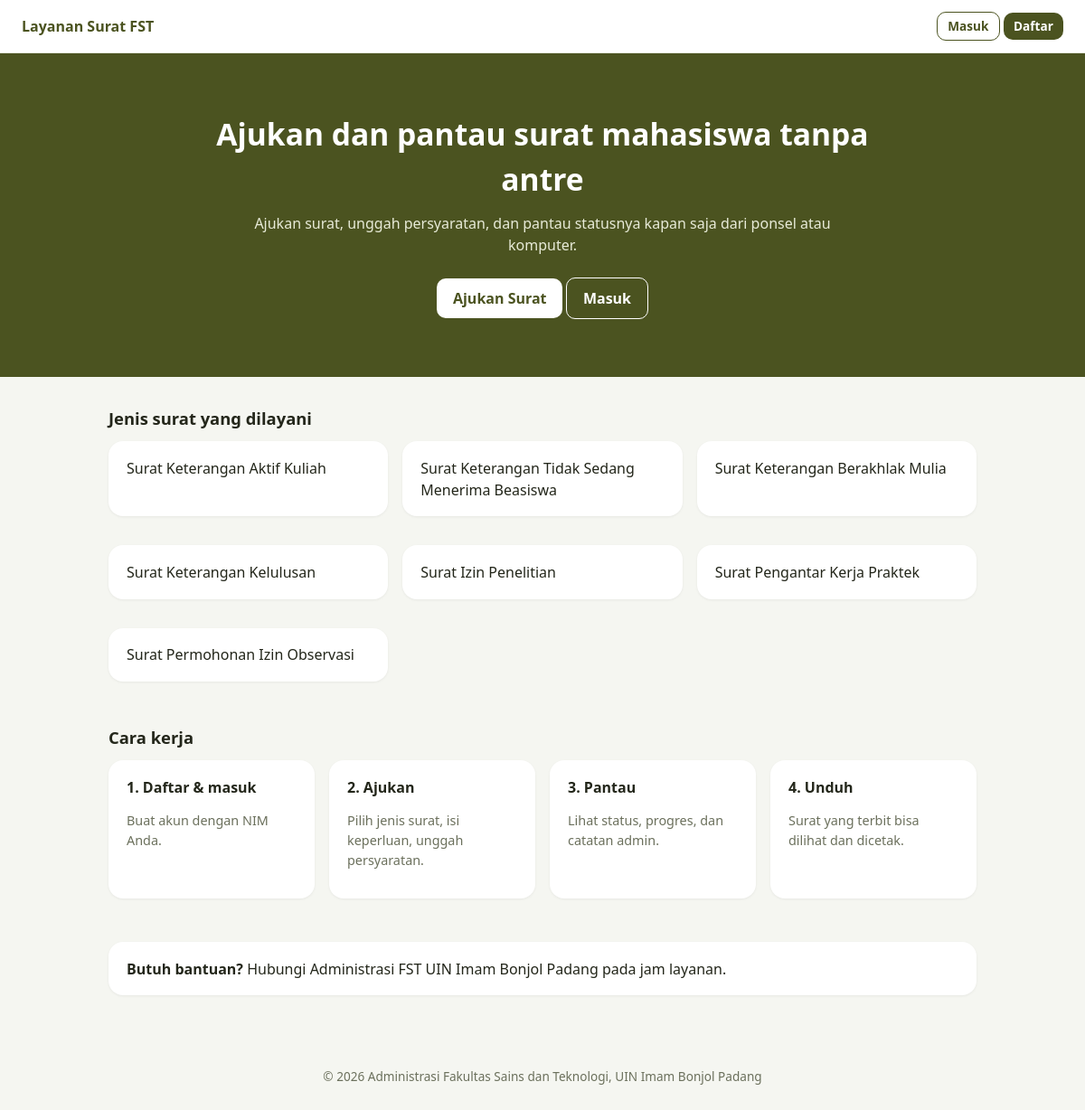
The page / on the database its author committed.
### tables this page shows
CREATE TABLE jenis_surat (
  id_jenis INT AUTO_INCREMENT PRIMARY KEY,
  nama_jenis VARCHAR(100) NOT NULL,
  deskripsi VARCHAR(255) NULL
);

### includes/helpers.php (called while the page is built, shortened)
<?php
function e($s) { return htmlspecialchars((string)$s, ENT_QUOTES, 'UTF-8'); }
function url($p = '') { return BASE_URL . '/' . ltrim($p, '/'); }
function user() { return $_SESSION['user'] ?? null; }

### index.php (the view, shortened to what this page needs)
<?php require __DIR__ . '/includes/bootstrap.php';
$jenis = $pdo->query('SELECT nama_jenis FROM jenis_surat ORDER BY id_jenis')->fetchAll();
require __DIR__ . '/includes/public_header.php'; ?>
<section class="hero"><h1>Ajukan dan pantau surat mahasiswa tanpa antre</h1>
<p>Ajukan surat, unggah persyaratan, dan pantau statusnya kapan saja dari ponsel atau komputer.</p>
<a class="btn" href="<?= url('register.php') ?>">Ajukan Surat</a> <a class="btn sec" href="<?= url('login.php') ?>">Masuk</a></section>
<div class="wrap">
<h2>Jenis surat yang dilayani</h2>
<div class="grid g3"><?php foreach ($jenis as $j): ?><div class="card"><?= e($j['nama_jenis']) ?></div><?php endforeach; ?></div>
<h2 style="margin-top:2rem">Cara kerja</h2>
<div class="grid g4">
<div class="card"><b>1. Daftar &amp; masuk</b><p class="muted">Buat akun dengan NIM Anda.</p></div>
<div class="card"><b>2. Ajukan</b><p class="muted">Pilih jenis surat, isi keperluan, unggah persyaratan.</p></div>
<div class="card"><b>3. Pantau</b><p class="muted">Lihat status, progres, dan catatan admin.</p></div>
<div class="card"><b>4. Unduh</b><p class="muted">Surat yang terbit bisa dilihat dan dicetak.</p></div></div>
<div class="card" style="margin-top:2rem"><b>Butuh bantuan?</b> Hubungi Administrasi FST UIN Imam Bonjol Padang pada jam layanan.</div>
</div>
<?php require __DIR__ . '/includes/public_footer.php';

### includes/public_header.php (shortened to what this page needs)
<!doctype html>
<html lang="id"><head><meta charset="utf-8"><meta name="viewport" content="width=device-width,initial-scale=1">
<link rel="stylesheet" href="<?= url('assets/css/style.css') ?>"></head><body>
<div class="pub-top"><a class="brand" href="<?= url('index.php') ?>"><?= e(APP_NAME) ?></a>
<span><?php if (user()): ?><a class="btn sm" href="<?= url(user()['role'] === 'admin' ? 'admin/dashboard.php' : 'mahasiswa/dashboard.php') ?>">Dashboard</a>
<?php else: ?><a class="btn sec sm" href="<?= url('login.php') ?>">Masuk</a> <a class="btn sm" href="<?= url('register.php') ?>">Daftar</a><?php endif; ?></span></div>

### includes/public_footer.php
<div class="footer">&copy; <?= date('Y') ?> Administrasi Fakultas Sains dan Teknologi, UIN Imam Bonjol Padang</div>
<script src="<?= url('assets/js/app.js') ?>"></script></body></html>

### assets/css/style.css (style rules this page uses)
:root { --olive:#4B5320;--olive-d:#3a4118;--bg:#f5f6f1;--card:#fff;--tx:#23261a;--mut:#6b705c;--line:#e3e5da }
* { box-sizing:border-box }
body { margin:0;font-family:system-ui,-apple-system,"Segoe UI",Roboto,sans-serif;background:var(--bg);color:var(--tx);line-height:1.5 }
a { color:var(--olive) }
h1 { font-size:1.5rem;margin:0 0 .25rem }
h2 { font-size:1.15rem;margin:0 0 .75rem }
.muted { color:var(--mut);font-size:.9rem }
.card { background:var(--card);border-radius:16px;padding:1.1rem 1.25rem;box-shadow:0 1px 3px rgba(0,0,0,.06);margin-bottom:1rem }
.grid { display:grid;gap:1rem }
.g4 { grid-template-columns:repeat(4,1fr) }
.g3 { grid-template-columns:repeat(3,1fr) }
.btn { display:inline-block;background:var(--olive);color:#fff;border:0;padding:.6rem 1.1rem;border-radius:10px;font:inherit;font-weight:600;cursor:pointer;text-decoration:none }
.btn.sec { background:#fff;color:var(--olive);border:1px solid var(--olive) }
.btn.sm { padding:.3rem .7rem;font-size:.85rem }
.pub-top { background:#fff;border-bottom:1px solid var(--line);padding:.8rem 1.5rem;display:flex;justify-content:space-between;align-items:center }
.pub-top a.brand { font-weight:700;color:var(--olive);text-decoration:none }
.hero { background:var(--olive);color:#fff;padding:4rem 1.5rem;text-align:center }
.hero h1 { font-size:2.1rem;max-width:760px;margin:0 auto .75rem }
.hero p { max-width:640px;margin:0 auto 1.5rem;color:#e8ebd8 }
.hero .btn { background:#fff;color:var(--olive) }
.hero .btn.sec { background:transparent;color:#fff;border-color:#fff }
.wrap { max-width:1000px;margin:0 auto;padding:2rem 1.25rem }
.footer { text-align:center;color:var(--mut);padding:2rem 1rem;font-size:.85rem }

### rows shown on the page
jenis_surat: nama_jenis "Surat Keterangan Aktif Kuliah"
jenis_surat: nama_jenis "Surat Keterangan Tidak Sedang Menerima Beasiswa"
jenis_surat: nama_jenis "Surat Keterangan Berakhlak Mulia"
jenis_surat: nama_jenis "Surat Keterangan Kelulusan"
jenis_surat: nama_jenis "Surat Izin Penelitian"
jenis_surat: nama_jenis "Surat Pengantar Kerja Praktek"
jenis_surat: nama_jenis "Surat Permohonan Izin Observasi"

### other values the page prints
APP_NAME "Layanan Surat FST"
